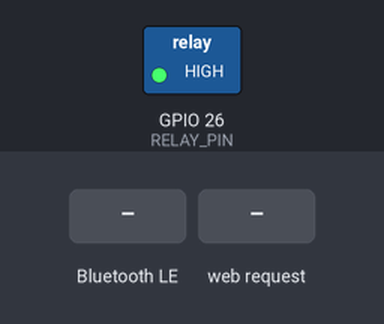
Bench run of a sketch on a simulated ESP32. Shown: switched loads named in the sketch (green lamp = pin HIGH). Inputs (shaded band) come from the test bench. WiFi joins after 1.5 s; servers stay silent unless stated; nothing arrives over Bluetooth unless stated; a phone connects over Bluetooth LE 3 s after start; what the sketch prints to the serial monitor is not drawn.

Above: at 2.8 s.
2.9 s: Bluetooth LE write "ON" received
At 3.4 s:
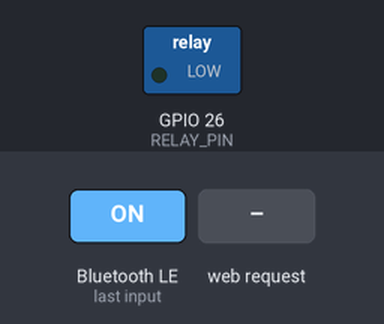
4.4 s: Bluetooth LE write "OFF" received
At 5.6 s:
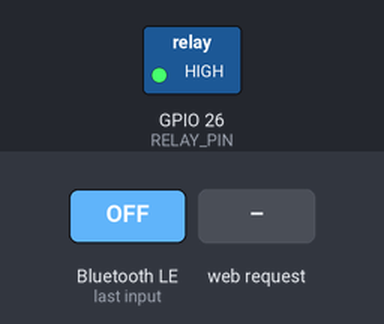
5.9 s: HTTP request GET /on received
At 6.8 s:
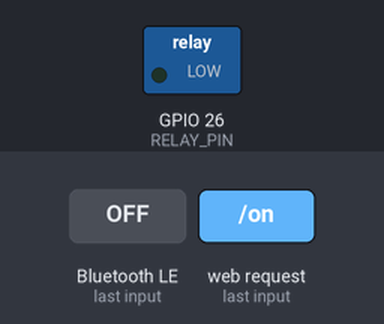
Timing chart, 0 to 8.9 s (numbered marks = the images above; inputs shaded):
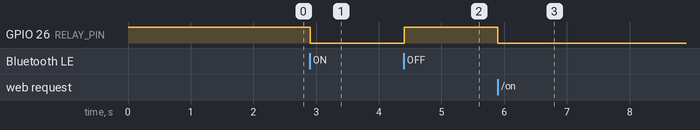

The sketch:

esp32_lampada.ino
```cpp
/*
  Controle de Lâmpada — ESP32 (WiFi + Bluetooth BLE)
  ---------------------------------------------------
  Liga/desliga um relé (que por sua vez liga/desliga a lâmpada) através de:
    - HTTP (Wi-Fi):   GET /on  |  GET /off  |  GET /status
    - BLE (Bluetooth): escreve "ON" ou "OFF" na característica abaixo

  LIGAÇÃO (IMPORTANTE — SEGURANÇA):
    Nunca ligue a lâmpada (220V/110V) diretamente no ESP32.
    Use um MÓDULO RELÉ (ou relé de estado sólido) entre o ESP32 e a lâmpada:

      ESP32 GPIO 26  ---->  IN do módulo relé
      ESP32 GND      ---->  GND do módulo relé
      ESP32 5V/VIN   ---->  VCC do módulo relé (se o módulo pedir 5V)

      Lado de alta tensão do relé: COM + NA (normalmente aberto) em série
      com um dos fios da lâmpada, ligado na tomada/rede elétrica.

    Se não tiver experiência com rede elétrica, peça ajuda de alguém
    qualificado — é a parte que oferece risco real no projeto.

  BIBLIOTECAS NECESSÁRIAS (Arduino IDE > Gerenciador de Bibliotecas):
    - "ESP32 BLE Arduino" (Neil Kolban / h2zero) — geralmente já vem com o
      pacote de placas ESP32.
    - WiFi.h e WebServer.h já vêm inclusas no core do ESP32.

  PLACA: qualquer ESP32 (DevKit v1, WROOM-32, etc.)
*/

#include <WiFi.h>
#include <WebServer.h>
#include <BLEDevice.h>
#include <BLEServer.h>
#include <BLEUtils.h>
#include <BLE2902.h>

// ---------------- CONFIGURAÇÕES ----------------
const char* WIFI_SSID     = "SUA_REDE_WIFI";
const char* WIFI_PASSWORD = "SUA_SENHA_WIFI";

const int  RELAY_PIN        = 26;   // GPIO ligado ao módulo relé
const bool RELAY_ACTIVE_LOW = true; // maioria dos módulos relé liga em nível LOW

const char* BLE_DEVICE_NAME = "ESP32-Lampada";
#define SERVICE_UUID        "12345678-1234-1234-1234-1234567890ab"
#define CHARACTERISTIC_UUID "abcd1234-ab12-cd34-ef56-1234567890ab"
// ------------------------------------------------

WebServer server(80);
BLECharacteristic *pCharacteristic;
BLEServer *pBleServer;
bool lampState  = false;
bool bleClientConnected = false;

void setLamp(bool ligar) {
  lampState = ligar;
  digitalWrite(RELAY_PIN, RELAY_ACTIVE_LOW ? !ligar : ligar);

  if (pCharacteristic) {
    pCharacteristic->setValue(ligar ? "ON" : "OFF");
    if (bleClientConnected) pCharacteristic->notify();
  }
  Serial.printf("Lampada: %s\n", ligar ? "LIGADA" : "DESLIGADA");
}

// ---------------- BLE callbacks ----------------
class ServerCallbacks : public BLEServerCallbacks {
  void onConnect(BLEServer *srv) override {
    bleClientConnected = true;
  }
  void onDisconnect(BLEServer *srv) override {
    bleClientConnected = false;
    srv->getAdvertising()->start(); // volta a anunciar para novas conexões
  }
};

class CharacteristicCallbacks : public BLECharacteristicCallbacks {
  void onWrite(BLECharacteristic *pChar) override {
    String valor = pChar->getValue().c_str();
    valor.trim();
    valor.toUpperCase();
    if (valor == "ON")  setLamp(true);
    else if (valor == "OFF") setLamp(false);
  }
};

// ---------------- HTTP handlers ----------------
void sendCors() {
  server.sendHeader("Access-Control-Allow-Origin", "*");
}

void handleRoot() {
  sendCors();
  String html =
    "<!doctype html><meta charset='utf-8'>"
    "<title>ESP32 Lampada</title>"
    "<h1>Controle da Lampada</h1>"
    "<p>Estado atual: <b>" + String(lampState ? "LIGADA" : "DESLIGADA") + "</b></p>"
    "<p><a href='/on'>Ligar</a> &nbsp;|&nbsp; <a href='/off'>Desligar</a></p>";
  server.send(200, "text/html", html);
}

void handleOn() {
  sendCors();
  setLamp(true);
  server.send(200, "text/plain", "ON");
}

void handleOff() {
  sendCors();
  setLamp(false);
  server.send(200, "text/plain", "OFF");
}

void handleStatus() {
  sendCors();
  server.send(200, "text/plain", lampState ? "ON" : "OFF");
}

// ---------------- setup / loop ----------------
void setup() {
  Serial.begin(115200);
  pinMode(RELAY_PIN, OUTPUT);
  setLamp(false);

  // ---- Wi-Fi ----
  WiFi.mode(WIFI_STA);
  WiFi.begin(WIFI_SSID, WIFI_PASSWORD);
  Serial.print("Conectando ao WiFi");
  while (WiFi.status() != WL_CONNECTED) {
    delay(400);
    Serial.print(".");
  }
  Serial.println();
  Serial.print("Conectado! IP do ESP32: ");
  Serial.println(WiFi.localIP());
  Serial.println("-> Use esse IP no app, no modo Wi-Fi.");

  server.on("/", handleRoot);
  server.on("/on", handleOn);
  server.on("/off", handleOff);
  server.on("/status", handleStatus);
  server.begin();

  // ---- Bluetooth BLE ----
  BLEDevice::init(BLE_DEVICE_NAME);
  pBleServer = BLEDevice::createServer();
  pBleServer->setCallbacks(new ServerCallbacks());

  BLEService *pService = pBleServer->createService(SERVICE_UUID);
  pCharacteristic = pService->createCharacteristic(
      CHARACTERISTIC_UUID,
      BLECharacteristic::PROPERTY_READ |
      BLECharacteristic::PROPERTY_WRITE |
      BLECharacteristic::PROPERTY_NOTIFY
  );
  pCharacteristic->addDescriptor(new BLE2902());
  pCharacteristic->setCallbacks(new CharacteristicCallbacks());
  pCharacteristic->setValue("OFF");
  pService->start();

  BLEAdvertising *pAdvertising = pBleServer->getAdvertising();
  pAdvertising->addServiceUUID(SERVICE_UUID);
  pAdvertising->start();
  Serial.println("BLE pronto. Anunciando como: " + String(BLE_DEVICE_NAME));
}

void loop() {
  server.handleClient();
}
```

Measured:
- after the input at 2.9 s, GPIO 26 (RELAY_PIN): HIGH → LOW at once
- after the input at 4.4 s, GPIO 26 (RELAY_PIN): LOW → HIGH at once
- after the input at 5.9 s, GPIO 26 (RELAY_PIN): HIGH → LOW at once
